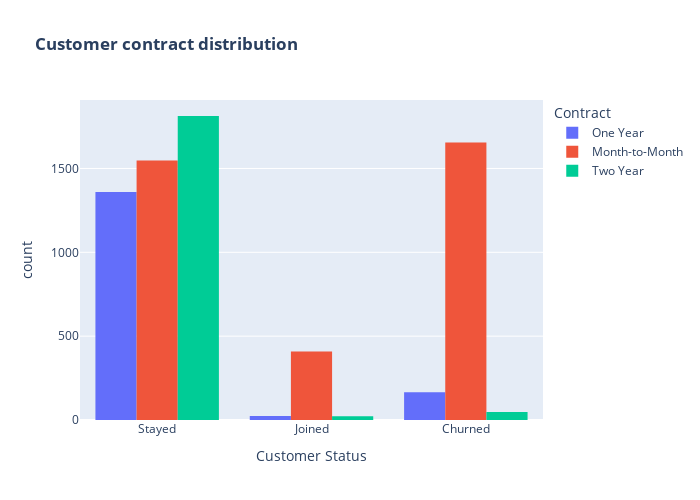

The notebook cell saved with this chart:
### Markdown cell above
> The viz above gives us insight into the distribution of our churned customers classified along the line of marital status. Observations:
   - In the stayed bar we can see that 2649 married customers stayed and 2071 single customers stayed as well
   - In the Churned bar it appears that 1200 single customers left the firm while 669 married customers also left
   - Since out of 3320 married old customers 669 churned it means only 20.2% of married customers churned
   - Having that out of 3271 single old customers 1200 churned; this means that 36.7% of single customers churned
> With the above one can conclude that single customers churned the most.

### Code cell
fig = px.histogram(df, x="Customer Status", color = "Contract", barmode = "group", title = "<b>Customer contract distribution<b>")
fig.update_layout(width=700, height=500)
fig.show()

### Figure 1 — Plotly figure (JSON) as saved in the notebook; plotly's stock layout.template omitted (floating-point values rounded to 4 significant figures; data arrays with more than 128 entries replaced by an {"elided": "..."} marker saying what was removed)
{"data": [{"alignmentgroup": "True", "bingroup": "x", "hovertemplate": "Contract=One Year<br>Customer Status=%{x}<br>count=%{y}<extra></extra>", "legendgroup": "One Year", "marker": {"color": "#636efa", "pattern": {"shape": ""}}, "name": "One Year", "offsetgroup": "One Year", "orientation": "v", "showlegend": true, "type": "histogram", "x": {"elided": "1550 str values"}, "xaxis": "x", "yaxis": "y"}, {"alignmentgroup": "True", "bingroup": "x", "hovertemplate": "Contract=Month-to-Month<br>Customer Status=%{x}<br>count=%{y}<extra></extra>", "legendgroup": "Month-to-Month", "marker": {"color": "#EF553B", "pattern": {"shape": ""}}, "name": "Month-to-Month", "offsetgroup": "Month-to-Month", "orientation": "v", "showlegend": true, "type": "histogram", "x": {"elided": "3610 str values"}, "xaxis": "x", "yaxis": "y"}, {"alignmentgroup": "True", "bingroup": "x", "hovertemplate": "Contract=Two Year<br>Customer Status=%{x}<br>count=%{y}<extra></extra>", "legendgroup": "Two Year", "marker": {"color": "#00cc96", "pattern": {"shape": ""}}, "name": "Two Year", "offsetgroup": "Two Year", "orientation": "v", "showlegend": true, "type": "histogram", "x": {"elided": "1883 str values"}, "xaxis": "x", "yaxis": "y"}], "layout": {"barmode": "group", "height": 500, "legend": {"title": {"text": "Contract"}, "tracegroupgap": 0}, "title": {"text": "<b>Customer contract distribution<b>"}, "width": 700, "xaxis": {"anchor": "y", "domain": [0, 1], "title": {"text": "Customer Status"}}, "yaxis": {"anchor": "x", "domain": [0, 1], "title": {"text": "count"}}}}
